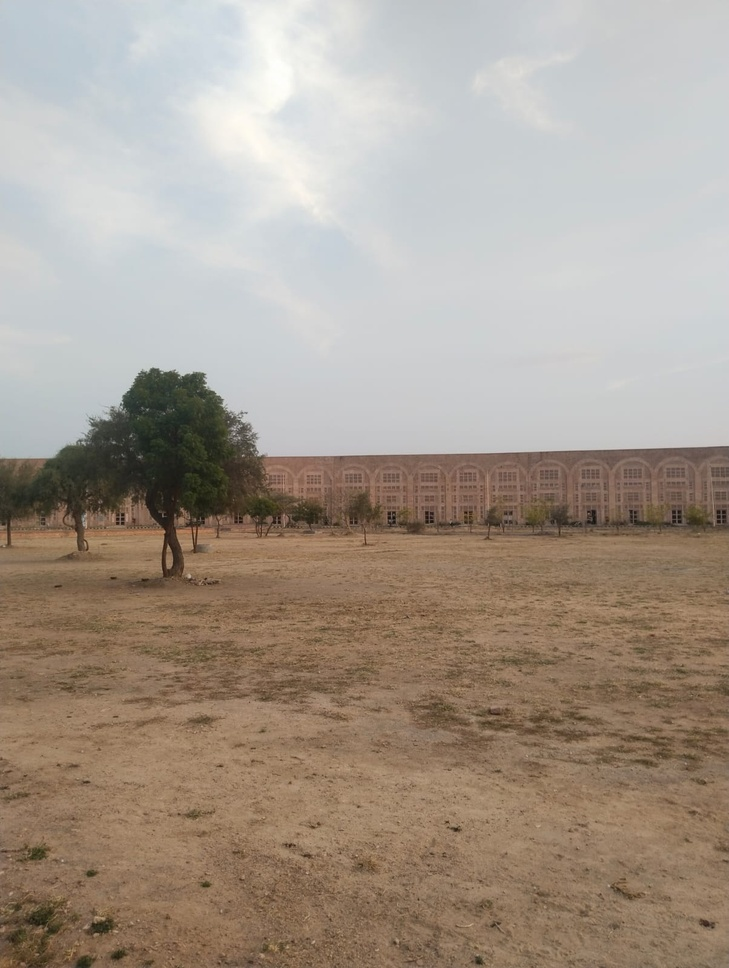
#> input picture images/pic1.jpeg, 729 x 968 px, shrunk from 1204 x 1600 before the run, found by its file name
$ jupyter execute new.ipynb
#> lines starting #> are read from the running program, lines starting #| are printed output that depends on the picture
[cell 1]
import cv2
import numpy as np
import matplotlib.pyplot as plt

plt.rcParams['figure.figsize'] = (18,6)

[cell 2]
import os
import cv2
import matplotlib.pyplot as plt

# Show current working directory
print("Current Directory:", os.getcwd())
print("Files in this directory:")
print(os.listdir())

# CHANGE THESE NAMES if needed based on printed list
img_left_path   = "pic1.jpeg"
img_center_path = "pic2.jpeg"
img_right_path  = "pic3.jpeg"

# Load images
img_left   = cv2.imread(img_left_path)
#> img_left is the input picture: shape (968, 729, 3); mean B, G, R 141.9, 153.8, 165.8
img_center = cv2.imread(img_center_path)
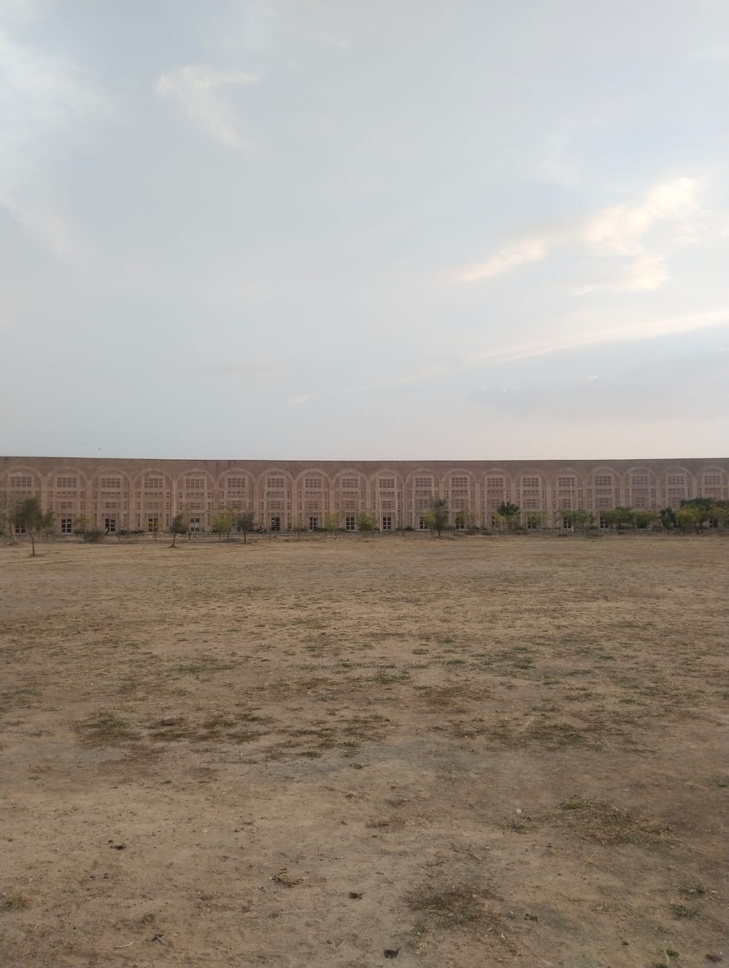
#> input picture images/pic2.jpeg, 729 x 968 px, shrunk from 1204 x 1600 before the run, found by its file name
#> img_center is the input picture: shape (968, 729, 3); mean B, G, R 145.3, 154.6, 162.5
img_right  = cv2.imread(img_right_path)
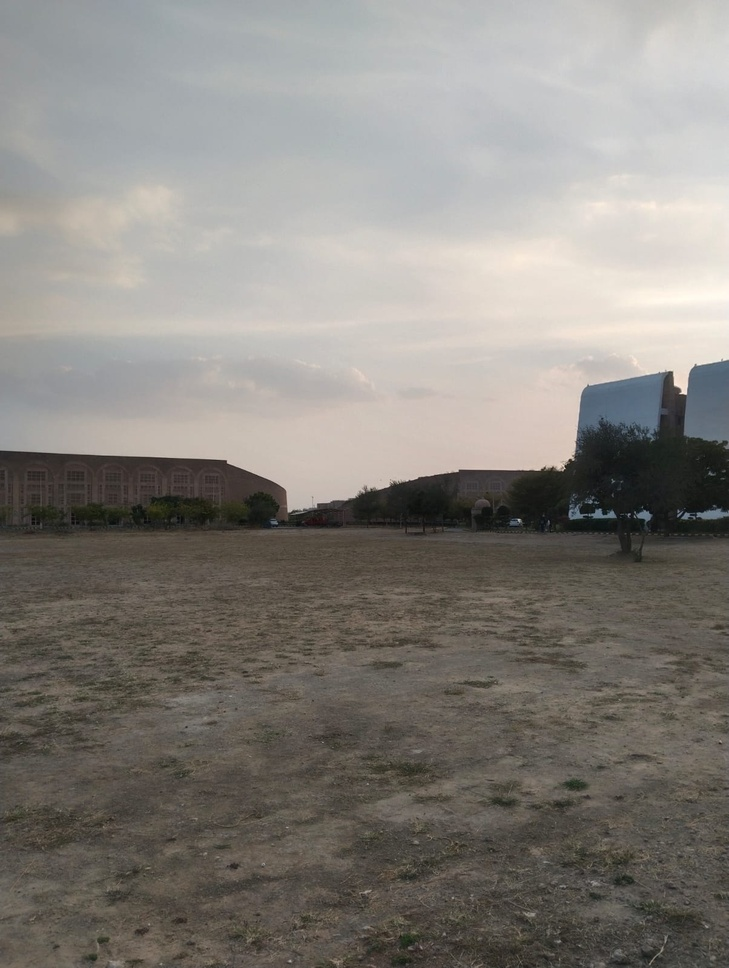
#> input picture images/pic3.jpeg, 729 x 968 px, shrunk from 1204 x 1600 before the run, found by its file name
#> img_right is the input picture: shape (968, 729, 3); mean B, G, R 125.2, 130.7, 134.4

# Check if any image failed
if img_left is None:
    print(f"❌ Could not load {img_left_path}")
if img_center is None:
    print(f"❌ Could not load {img_center_path}")
if img_right is None:
    print(f"❌ Could not load {img_right_path}")

# Stop execution if any image missing
if img_left is None or img_center is None or img_right is None:
    raise FileNotFoundError("One or more images not found. Check filenames above.")

# Convert to RGB for matplotlib
img_left   = cv2.cvtColor(img_left, cv2.COLOR_BGR2RGB)
img_center = cv2.cvtColor(img_center, cv2.COLOR_BGR2RGB)
img_right  = cv2.cvtColor(img_right, cv2.COLOR_BGR2RGB)

# Display images
plt.figure(figsize=(15,5))
plt.subplot(1,3,1); plt.imshow(img_left); plt.title("Left"); plt.axis("off")
plt.subplot(1,3,2); plt.imshow(img_center); plt.title("Center"); plt.axis("off")
plt.subplot(1,3,3); plt.imshow(img_right); plt.title("Right"); plt.axis("off")
plt.show()
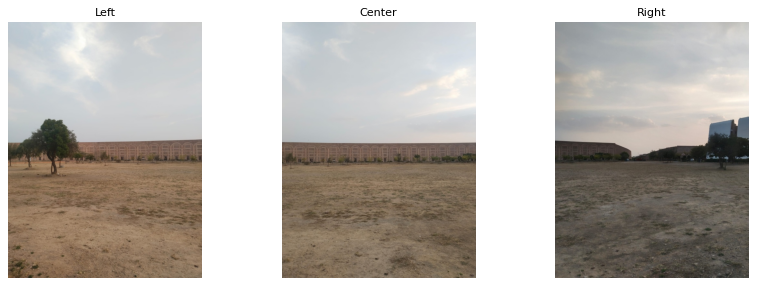
#> figure drawn by matplotlib, 3 panels
